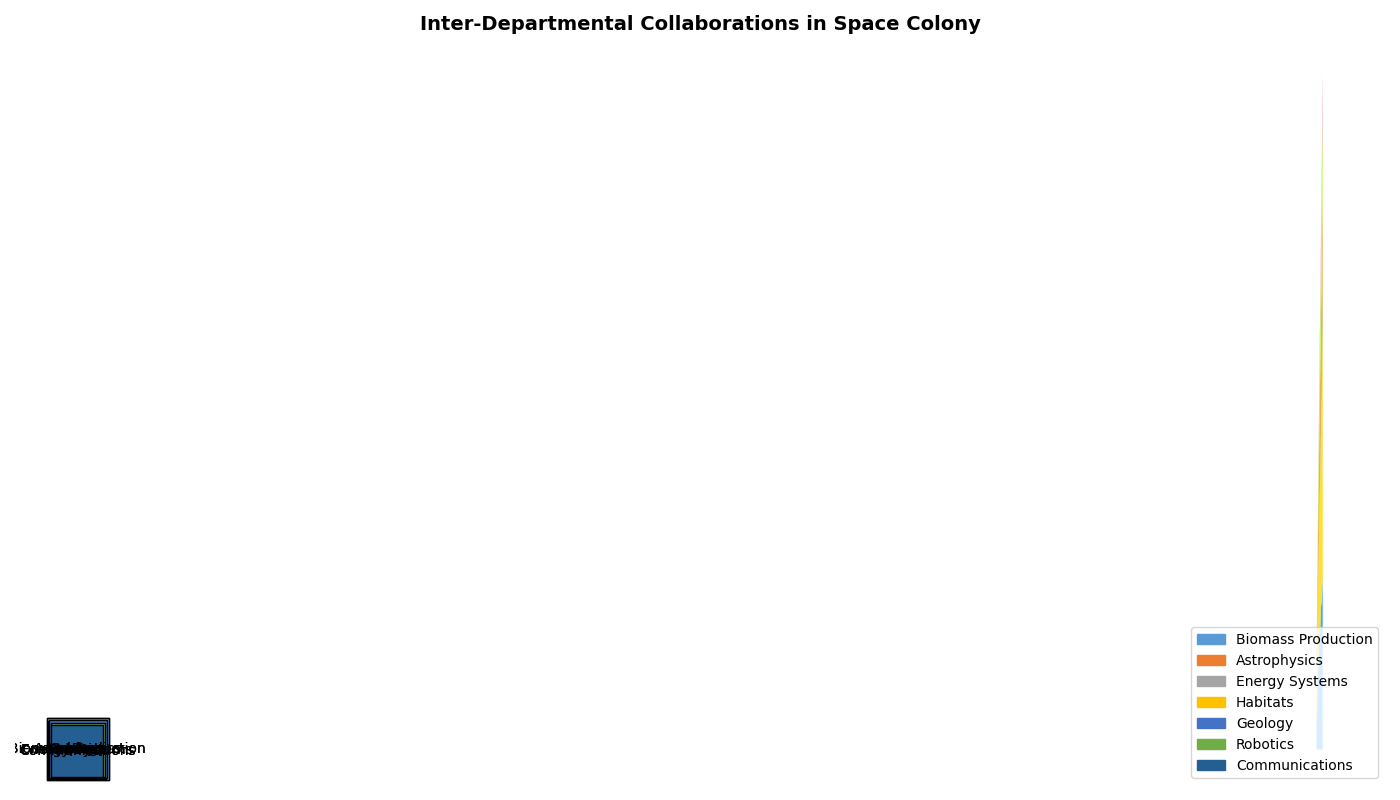

This figure's Python source:
import matplotlib.pyplot as plt
import networkx as nx
import matplotlib.patches as mpatches

# Departments
departments = [
    'Biomass Production', 'Astrophysics', 'Energy Systems',
    'Habitats', 'Geology', 'Robotics', 'Communications'
]

# Collaborations
collaborations = [
    ('Biomass Production', 'Astrophysics'),
    ('Biomass Production', 'Energy Systems'),
    ('Biomass Production', 'Habitats'),
    ('Astrophysics', 'Geology'),
    ('Energy Systems', 'Habitats'),
    ('Geology', 'Robotics'),
    ('Geology', 'Habitats'),
    ('Communications', 'Robotics'),
    ('Energy Systems', 'Communications')
]

# Graph and layout
G = nx.Graph()
G.add_nodes_from(departments)
G.add_edges_from(collaborations)
pos = nx.spring_layout(G, seed=42)

# Node colors and sizes
node_colors = {
    'Biomass Production': '#5B9BD5',
    'Astrophysics': '#ED7D31',
    'Energy Systems': '#A5A5A5',
    'Habitats': '#FFC000',
    'Geology': '#4472C4',
    'Robotics': '#70AD47',
    'Communications': '#255E91'
}
node_sizes = {
    'Biomass Production': 2000,
    'Astrophysics': 1500,
    'Energy Systems': 1800,
    'Habitats': 1600,
    'Geology': 1700,
    'Robotics': 1500,
    'Communications': 1400
}

# Draw nodes and edges
for node in G.nodes():
    nx.draw_networkx_nodes(
        G, pos,
        nodelist=[node],
        node_size=node_sizes[node],
        node_color=node_colors[node],
        edgecolors='black',
        node_shape='s'  # Changed node shape from default 'o' to 's'
    )
nx.draw_networkx_edges(
    G, pos, edgelist=collaborations, 
    width=2, edge_color='gray', style='dotted'  # Changed edge style to 'dotted'
)
nx.draw_networkx_labels(G, pos, font_size=10, font_family='sans-serif')

# Title
plt.title(
    "Inter-Departmental Collaborations in Space Colony",
    fontsize=14, fontweight='bold'
)

# Legend
handles = [mpatches.Patch(color=node_colors[node], label=node) for node in node_colors]
plt.legend(handles=handles, loc='lower right', bbox_to_anchor=(1, 0)) # Changed legend position

# Grid (Added)
plt.grid(True, which='both', linestyle='--', linewidth=0.5)

# Layout
plt.axis('off')
plt.tight_layout()

# Show
plt.show()
